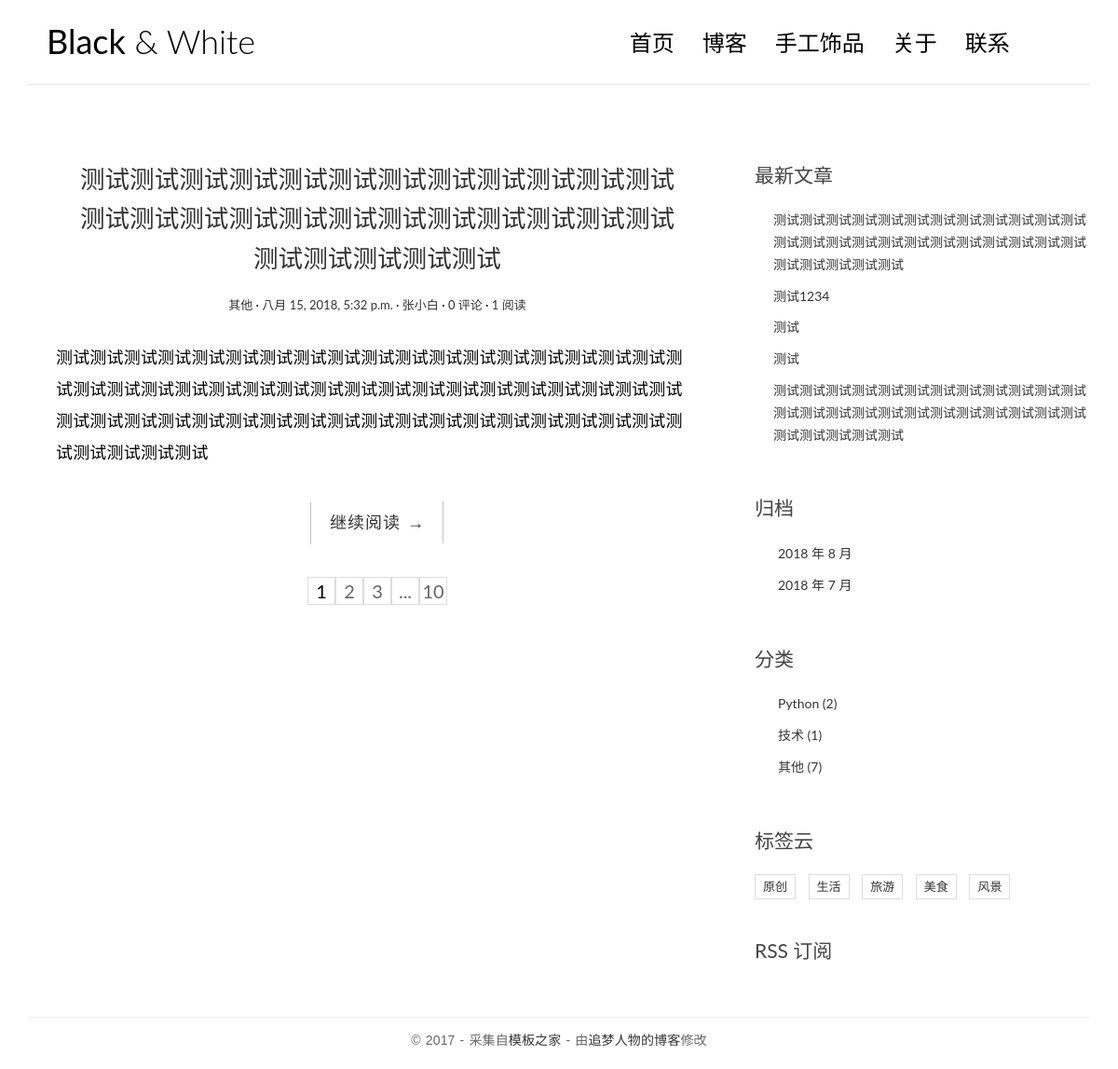
The page / on the database its author committed.
### blog/models.py (models this page shows, shortened)
@python_2_unicode_compatible
class Post(models.Model):
    title = models.CharField(max_length=70)
    body = models.TextField()
    created_time = models.DateTimeField()
    modified_time = models.DateTimeField()
    excerpt = models.CharField(max_length=200, blank=True)
    category = models.ForeignKey(Category, on_delete=models.CASCADE)
    tags = models.ManyToManyField(Tag, blank=True)
    author = models.ForeignKey(User, on_delete=models.CASCADE)
    views = models.PositiveIntegerField(default=0)
    def get_absolute_url(self):
        return reverse('blog:detail', kwargs={'pk': self.pk})
    class Meta:
        ordering = ['-created_time']

@python_2_unicode_compatible
class Category(models.Model):
    name = models.CharField(max_length=100)

@python_2_unicode_compatible
class Tag(models.Model):
    name = models.CharField(max_length=100)

### blog/views.py (the view, shortened to what this page needs)
# urls.py: url(r'^$', views.IndexView.as_view(), name='index'),
class IndexView(ListView):
    model = Post
    template_name = 'blog/index.html'
    context_object_name = 'post_list'
    paginate_by = 1
    def get_context_data(self, **kwargs):
        context = super().get_context_data(**kwargs)
        """
        父类生成的字典中已有 paginator、page_obj、is_paginated 这三个模板变量，
        paginator 是 Paginator 的一个实例，
        page_obj 是 Page 的一个实例，
        is_paginated 是一个布尔变量，用于指示是否已分页。
        例如如果规定每页 10 个数据，而本身只有 5 个数据，其实就用不着分页，此时 is_paginated=False。
        由于 context 是一个字典，所以调用 get 方法从中取出某个键对应的值。
        """
        paginator = context.get('paginator')
        page = context.get('page_obj')
        is_paginated = context.get('is_paginated')
        pagination_data = self.pagination_data(paginator, page, is_paginated)
        context.update(pagination_data)
        return context
    def pagination_data(self, paginator, page, is_paginated):
        if not is_paginated:
            return {}
        left = []
        right = []
        left_has_more = False
        right_has_more = False
        """
        标示是否需要显示第 1 页的页码号。
        因为如果当前页左边的连续页码号中已经含有第 1 页的页码号，此时就无需再显示第 1 页的页码号，
        其它情况下第一页的页码是始终需要显示的。
        初始值为 False
        """
        first = False
        last = False
        page_number = page.number
        total_pages = paginator.num_pages
        page_range = paginator.page_range
        if page_number == 1:
            right = page_range[page_number:page_number + 2]
            """
            如果最右边的页码号比最后一页的页码号减去 1 还要小，
            说明最右边的页码号和最后一页的页码号之间还有其它页码，因此需要显示省略号，通过 right_has_more 来指示。
            """
            if right[-1] < total_pages - 1:
                right_has_more = True
            """
            如果最右边的页码号比最后一页的页码号小，说明当前页右边的连续页码号中不包含最后一页的页码
            所以需要显示最后一页的页码号，通过 last 来指示
            """
            if right[-1] < total_pages:
                last = True
        data = {
            'left': left,
            'right': right,
            'left_has_more': left_has_more,
            'right_has_more': right_has_more,
            'first': first,
            'last': last,
        }
        return data

### blog/templatetags/blog_tags.py (called while the page is built)
@register.simple_tag
def get_recent_post(num=5):
    return Post.objects.all().order_by('-created_time')[:num]

@register.simple_tag
def archives():
    return Post.objects.dates('created_time', 'month', order='DESC')

@register.simple_tag
def get_categories():
    return Category.objects.annotate(num_posts=Count('post')).filter(num_posts__gt=0)

@register.simple_tag
def get_tags():
    return Tag.objects.annotate(num_posts=Count('post')).filter(num_posts__gt=0)

### blog/templates/blog/index.html (shortened to what this page needs)
{% extends 'base.html' %}
{% block main %}
    {% for post in post_list %}
        <article class="post post-{{ post.pk }}">
            <header class="entry-header">
                <h1 class="entry-title">
                    <a href="{{ post.get_absolute_url }}">{{ post.title }}</a>
                </h1>
                <div class="entry-meta">
                    <span class="post-category"><a href="#">{{ post.category.name }}</a></span>
                    <span class="post-date"><a href="#"><time class="entry-date"
                                                              datetime="{{ post.created_time }}">{{ post.created_time }}</time></a></span>
                    <span class="post-author"><a href="#">{{ post.author }}</a></span>
                    <span class="comments-link"><a href="#">{{ post.comment_set.count }} 评论</a></span>
                    <span class="views-count"><a href="#">{{ post.views }} 阅读</a></span>
                </div>
            </header>
            <div class="entry-content clearfix">
                <p>{{ post.excerpt }}</p>
                <div class="read-more cl-effect-14">
                    <a href="{{ post.get_absolute_url }}" class="more-link">继续阅读 <span class="meta-nav">→</span></a>
                </div>
            </div>
        </article>
    {% empty %}
        <div class="no-post">暂时还没有发布的文章！</div>
    {% endfor %}
    {% if is_paginated %}
        <div class="pagination-wrapper">
            <div class="pagination">
                <a href="?page={{ page_obj.number }}" style="color: #000">{{ page_obj.number }}</a>
                {% if right %}
                    {% for i in right %}
                        <a href="?page={{ i }}">{{ i }}</a>
                    {% endfor %}
                    {% if right_has_more %}
                        <span class="span">...</span>
                    {% endif %}
                {% endif %}
                {% if last %}
                    <a href="?page={{ paginator.num_pages }}">{{ paginator.num_pages }}</a>
                {% endif %}
            </div>
        </div>
    {% endif %}
{% endblock main %}

### blog/templates/base.html (shortened to what this page needs)
{% load staticfiles %}
{% load blog_tags %}
<!DOCTYPE html>
<html>
<head>
    <link rel="stylesheet" href="http://code.ionicframework.com/ionicons/2.0.1/css/ionicons.min.css">
    <link rel="stylesheet" href="{% static 'blog/css/bootstrap.min.css' %}">
    <link rel="stylesheet" href="{% static 'blog/css/pace.css' %}">
    <link rel="stylesheet" href="{% static 'blog/css/custom.css' %}">
    <link rel="stylesheet" href="{% static 'blog/css/highlights/github.css' %}">
</head>
<body>
<div class="container">
    <header id="site-header">
        <div class="row">
            <div class="col-md-4 col-sm-5 col-xs-8">
                <div class="logo">
                    <h1><a href="{% url 'blog:index' %}"><b>Black</b> &amp; White</a></h1>
                </div>
            </div>
            <div class="col-md-8 col-sm-7 col-xs-4">
                <nav class="main-nav" role="navigation">
                    <div class="collapse navbar-collapse" id="bs-example-navbar-collapse-1">
                        <ul class="nav navbar-nav navbar-right">
                            <li class="cl-effect-11"><a href="index.html" data-hover="首页">首页</a></li>
                            <li class="cl-effect-11"><a href="full-width.html" data-hover="博客">博客</a></li>
                            <li class="cl-effect-11">
                                <a href="{% url 'handmade:index' %}" data-hover="手工饰品">手工饰品</a>
                            </li>
                            <li class="cl-effect-11"><a href="about.html" data-hover="关于">关于</a></li>
                            <li class="cl-effect-11"><a href="contact.html" data-hover="联系">联系</a></li>
                        </ul>
                    </div>
                </nav>
            </div>
        </div>
    </header>
</div>
<div class="content-body">
    <div class="container">
        <div class="row">
            <main class="col-md-8">
                {% block main %}
                {% endblock main %}
            </main>
            <aside class="col-md-4">
                <div class="widget widget-recent-posts">
                    <h3 class="widget-title">最新文章</h3>
                    {% get_recent_post as recent_post_list %}
                    <ul>
                        {% for post in recent_post_list %}
                            <li>
                                <a href="{{ post.get_absolute_url }}">{{ post.title }}</a>
                            </li>
                        {% empty %}
                            暂无最新文章
                        {% endfor %}
                    </ul>
                </div>
                <div class="widget widget-archives">
                    <h3 class="widget-title">归档</h3>
                    {% archives as date_list %}
                    <ul>
                        {% for date in date_list %}
                            <li>
                                <a href="{% url 'blog:archives' date.year date.month %}">
                                    {{ date.year }} 年 {{ date.month }} 月
                                </a>
                            </li>
                        {% empty %}
                            暂无归档
                        {% endfor %}
                    </ul>
                </div>
                <div class="widget widget-category">
                    <h3 class="widget-title">分类</h3>
                    {% get_categories as category_list %}
                    <ul>
                        {% for category in category_list %}
                            <li>
                                <a href="{% url 'blog:category' category.pk %}">
                                    {{ category.name }} <span class="post-count">({{ category.num_posts }})</span>
                                </a>
                            </li>
                        {% empty %}
                            暂无分类
                        {% endfor %}
                    </ul>
                </div>
                <div class="widget widget-tag-cloud">
                    <h3 class="widget-title">标签云</h3>
                    {% get_tags as tag_list %}
                    <ul>
                        {% for tag in tag_list %}
                            <li>
                                <a href="{% url 'blog:tags' tag.pk %}">{{ tag.name }}</a>
                            </li>
                            {% empty %}
                                暂无标签
                        {% endfor %}
                    </ul>
                </div>
                <div class="rss">
                    <a href="{% url 'blog:rss' %}"> RSS 订阅</a>
                </div>
            </aside>
        </div>
    </div>
</div>
<footer id="site-footer">
    <div class="container">
        <div class="row">
            <div class="col-md-12">
                <p class="copyright">&copy 2017 - 采集自<a href="http://www.cssmoban.com/"
                                                        target="_blank" title="模板之家">模板之家</a>
                    - 由<a href="http://zmrenwu.com/" title="网页模板" target="_blank">追梦人物的博客</a>修改
                </p>
            </div>
        </div>
    </div>
</footer>
</body>
</html>

### blog/static/blog/css/custom.css (style rules this page uses)
* { outline: none; }
h1, h2, h3, h4, h5, h6 { margin-top: 0; }
b { font-weight: 400; }
a { color: #333; }
body { color: #444; font-family: 'Lato', sans-serif; }
p { font-family: 'Ubuntu', sans-serif; font-weight: 400; word-spacing: 1px; letter-spacing: 0.01em; }
#site-header { background-color: #FFF; padding: 25px 20px; margin-bottom: 40px; border-bottom: 1px solid #e7e7e7; }
.logo h1 a { color: #000; }
.logo h1 { margin: 0; font-family: 'Lato', sans-serif; font-weight: 300; }
.main-nav { margin-top: 11px; max-width: 95%; }
.main-nav a { color: #000000 !important; padding: 0 0 5px 0 !important; margin-right: 30px; font-family: 'Lato', sans-serif; font-weight: 300; font-size: 24px; }
.cl-effect-11 a { padding: 10px 0; color: #0972b4; text-shadow: none; }
.cl-effect-11 a::before { position: absolute; top: 0; left: 0; overflow: hidden; padding: 0 0 5px 0 !important; max-width: 0; border-bottom: 1px solid #000; color: #000; content: attr(data-hover); white-space: nowrap; -webkit-transition: max-width 0.5s; -moz-transition: max-width 0.5s; transition: max-width 0.5s; }
.content-body { padding-bottom: 4em; }
.post { background: #fff; padding: 30px 30px 0; }
.entry-title { text-align: center; font-size: 1.9em; margin-bottom: 20px; line-height: 1.6; padding: 10px 20px 0; }
.entry-meta { text-align: center; color: #DDDDDD; font-size: 13px; margin-bottom: 30px; }
.entry-content { font-size: 18px; line-height: 1.9; font-weight: 300; color: #000; }
.post-category::after, .post-date::after, .post-author::after, .comments-link::after { content: ' ·'; color: #000; }
.read-more { font-family: 'Ubuntu', sans-serif; font-weight: 400; word-spacing: 1px; letter-spacing: 0.01em; text-align: center; margin-top: 20px; }
.cl-effect-14 a { padding: 0 20px; height: 45px; line-height: 45px; position: relative; display: inline-block; margin: 15px 25px; letter-spacing: 1px; font-weight: 400; text-shadow: 0 0 1px rgba(255, 255, 255, 0.3); }
.cl-effect-14 a::before, .cl-effect-14 a::after { position: absolute; width: 45px; height: 1px; background: #C3C3C3; content: ''; -webkit-transition: all 0.3s; -moz-transition: all 0.3s; transition: all 0.3s; pointer-events: none; }
.cl-effect-14 a::before { top: 0; left: 0; -webkit-transform: rotate(90deg); -moz-transform: rotate(90deg); transform: rotate(90deg); -webkit-transform-origin: 0 0; -moz-transform-origin: 0 0; transform-origin: 0 0; }
.cl-effect-14 a::after { right: 0; bottom: 0; -webkit-transform: rotate(90deg); -moz-transform: rotate(90deg); transform: rotate(90deg); -webkit-transform-origin: 100% 0; -moz-transform-origin: 100% 0; transform-origin: 100% 0; }
.widget { background: #fff; padding: 30px 0 0; }
.widget-title { font-size: 1.5em; margin-bottom: 20px; line-height: 1.6; padding: 10px 0 0; font-weight: 400; }
.widget-recent-posts ul { padding: 0; margin: 0; padding-left: 20px; }
.widget-recent-posts ul li { list-style-type: none; position: relative; line-height: 170%; margin-bottom: 10px; }
.widget-recent-posts ul li::before { content: '\f3d3'; font-family: "Ionicons"; position: absolute; left: -17px; top: 3px; font-size: 16px; color: #000; }
.widget-archives ul { padding: 0; margin: 0; padding-left: 25px; }
.widget-archives ul li { list-style-type: none; position: relative; line-height: 170%; margin-bottom: 10px; }
.widget-archives ul li::before { content: '\f3f3'; font-family: "Ionicons"; position: absolute; left: -25px; top: 1px; font-size: 16px; color: #000; }
.widget-category ul { padding: 0; margin: 0; padding-left: 25px; }
.widget-category ul li { list-style-type: none; position: relative; line-height: 170%; margin-bottom: 10px; }
.widget-category ul li::before { content: '\f3fe'; font-family: "Ionicons"; position: absolute; left: -25px; top: 1px; font-size: 18px; color: #000; }
.widget-tag-cloud ul { padding: 0; margin: 0; margin-right: -10px; }
.widget-tag-cloud ul li { list-style-type: none; font-size: 13px; display: inline-block; margin-right: 10px; margin-bottom: 10px; padding: 3px 8px; border: 1px solid #ddd; }
.rss { font-size: 21px; margin-top: 30px; }
.rss a { color: #444; }
#site-footer { padding-top: 10px; padding: 0 0 1.5em 0; }
.copyright { text-align: center; padding-top: 1em; margin: 0; border-top: 1px solid #eee; color: #666; }
.pagination-wrapper { text-align: center; font-size: 0; }
.pagination-wrapper .pagination a, span.span { display: inline-block; width: 30px; height: 30px; border: 1px solid #ddd; font-size: 20px; color: #666; }

### rows shown on the page
Post: title "测试测试测试测试测试测试测试测试测试测试测试测试测试测试测试测试测试测试测试测试测试测试测试测试测试测试测试测试测试", category.name "其他", created_time "八月 15, 2018, 5:32 p.m.", author "张小白", comment_set.count "0", views "1", excerpt "测试测试测试测试测试测试测试测试测试测试测试测试测试测试测试测试测试测试测试测试测试测试测试测试测试测试测试测试测试测试测试测试测试测试测试测试测试测试测试测试测试测试测试测试测试测试测试测试测试测试测试测试测试测试测试测试测试测试测试测试"
Post: title "测试1234"
Post: title "测试"
Post: title "测试"
Post: title "测试测试测试测试测试测试测试测试测试测试测试测试测试测试测试测试测试测试测试测试测试测试测试测试测试测试测试测试测试"
Category: name "Python", num_posts "2"
Category: name "技术", num_posts "1"
Category: name "其他", num_posts "7"
Tag: name "原创"
Tag: name "生活"
Tag: name "旅游"
Tag: name "美食"
Tag: name "风景"

### other values the page prints
{{ page_obj.number }} "1"
{{ i }} "2" "3"
{{ paginator.num_pages }} "10"
{{ date.year }} "2018" "2018"
{{ date.month }} "8" "7"
